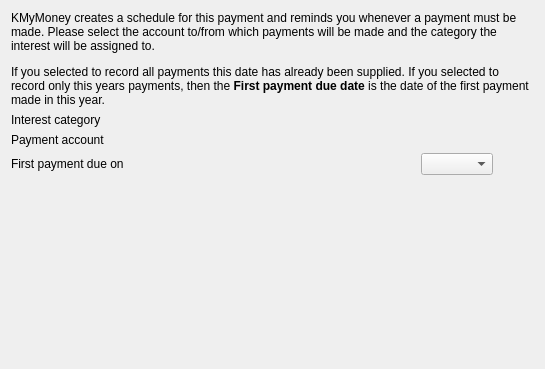
<?xml version="1.0" encoding="UTF-8"?>
<ui version="4.0">
 <class>KLoanSchedulePage</class>
 <widget class="QWidget" name="KLoanSchedulePage">
  <property name="geometry">
   <rect>
    <x>0</x>
    <y>0</y>
    <width>545</width>
    <height>369</height>
   </rect>
  </property>
  <layout class="QVBoxLayout">
   <item>
    <widget class="QLabel" name="qLabel2">
     <property name="focusPolicy">
      <enum>Qt::NoFocus</enum>
     </property>
     <property name="text">
      <string>KMyMoney creates a schedule for this payment and reminds you whenever a payment must be made. Please select the account to/from which payments will be made and the category the interest will be assigned to.&lt;p&gt;
If you selected to record all payments this date has already been supplied. If you selected to record only this years payments, then the &lt;b&gt;First payment due date&lt;/b&gt; is the date of the first payment made in this year.</string>
     </property>
     <property name="wordWrap">
      <bool>true</bool>
     </property>
    </widget>
   </item>
   <item>
    <layout class="QHBoxLayout">
     <item>
      <layout class="QGridLayout">
       <item row="0" column="0">
        <widget class="QLabel" name="textLabel7">
         <property name="text">
          <string>Interest category</string>
         </property>
         <property name="wordWrap">
          <bool>false</bool>
         </property>
        </widget>
       </item>
       <item row="0" column="1">
        <widget class="KMyMoneyCategory" name="m_interestCategory" native="true">
         <property name="whatsThis">
          <string>The category the interest part of the payment will be assigned to. If you borrow money you usually have to pay interest, so this should be an expense category. If you lend the money, you receive the interest. In this case, select an income category here.</string>
         </property>
        </widget>
       </item>
       <item row="1" column="0">
        <widget class="QLabel" name="textLabel8">
         <property name="text">
          <string>Payment account</string>
         </property>
         <property name="wordWrap">
          <bool>false</bool>
         </property>
        </widget>
       </item>
       <item row="1" column="1">
        <widget class="KMyMoneyCategory" name="m_paymentAccount" native="true">
         <property name="whatsThis">
          <string>Select the account from which you make your periodical payments or where you receive regular payments in case you lend the money. In most cases, this is a checking account.</string>
         </property>
        </widget>
       </item>
       <item row="2" column="0">
        <widget class="QLabel" name="textLabel1">
         <property name="text">
          <string>First payment due on</string>
         </property>
         <property name="wordWrap">
          <bool>false</bool>
         </property>
        </widget>
       </item>
       <item row="2" column="1">
        <layout class="QHBoxLayout">
         <item>
          <spacer name="spacer89">
           <property name="orientation">
            <enum>Qt::Horizontal</enum>
           </property>
           <property name="sizeType">
            <enum>QSizePolicy::Expanding</enum>
           </property>
           <property name="sizeHint" stdset="0">
            <size>
             <width>61</width>
             <height>20</height>
            </size>
           </property>
          </spacer>
         </item>
         <item>
          <widget class="KMyMoneyDateEdit" name="m_firstPaymentDueDate"/>
         </item>
        </layout>
       </item>
      </layout>
     </item>
     <item>
      <spacer name="spacer4">
       <property name="orientation">
        <enum>Qt::Horizontal</enum>
       </property>
       <property name="sizeType">
        <enum>QSizePolicy::Preferred</enum>
       </property>
       <property name="sizeHint" stdset="0">
        <size>
         <width>41</width>
         <height>20</height>
        </size>
       </property>
      </spacer>
     </item>
    </layout>
   </item>
   <item>
    <spacer name="spacer88">
     <property name="orientation">
      <enum>Qt::Vertical</enum>
     </property>
     <property name="sizeType">
      <enum>QSizePolicy::Expanding</enum>
     </property>
     <property name="sizeHint" stdset="0">
      <size>
       <width>20</width>
       <height>21</height>
      </size>
     </property>
    </spacer>
   </item>
  </layout>
 </widget>
 <layoutdefault spacing="6" margin="11"/>
 <customwidgets>
  <customwidget>
   <class>KDateComboBox</class>
   <extends>QComboBox</extends>
   <header>kdatecombobox.h</header>
  </customwidget>
  <customwidget>
   <class>KMyMoneyDateEdit</class>
   <extends>KDateComboBox</extends>
   <header>kmymoneydateedit.h</header>
  </customwidget>
  <customwidget>
   <class>KMyMoneyCategory</class>
   <extends>QWidget</extends>
   <header>kmymoneycategory.h</header>
  </customwidget>
 </customwidgets>
 <resources/>
 <connections/>
</ui>
